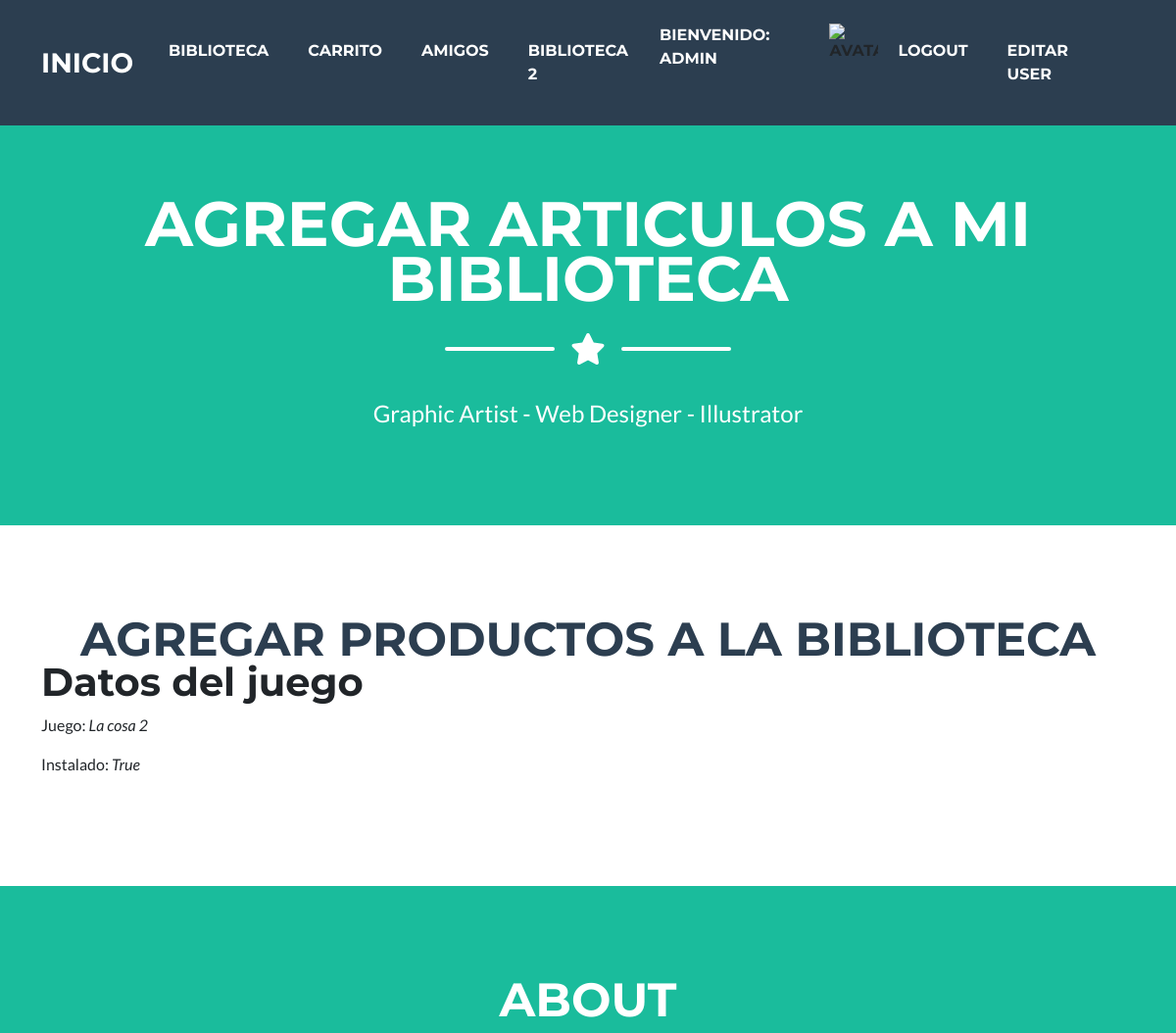
Page /tienda/biblioteca_detalle/2 (signed in, upper part) on the earlier database version.
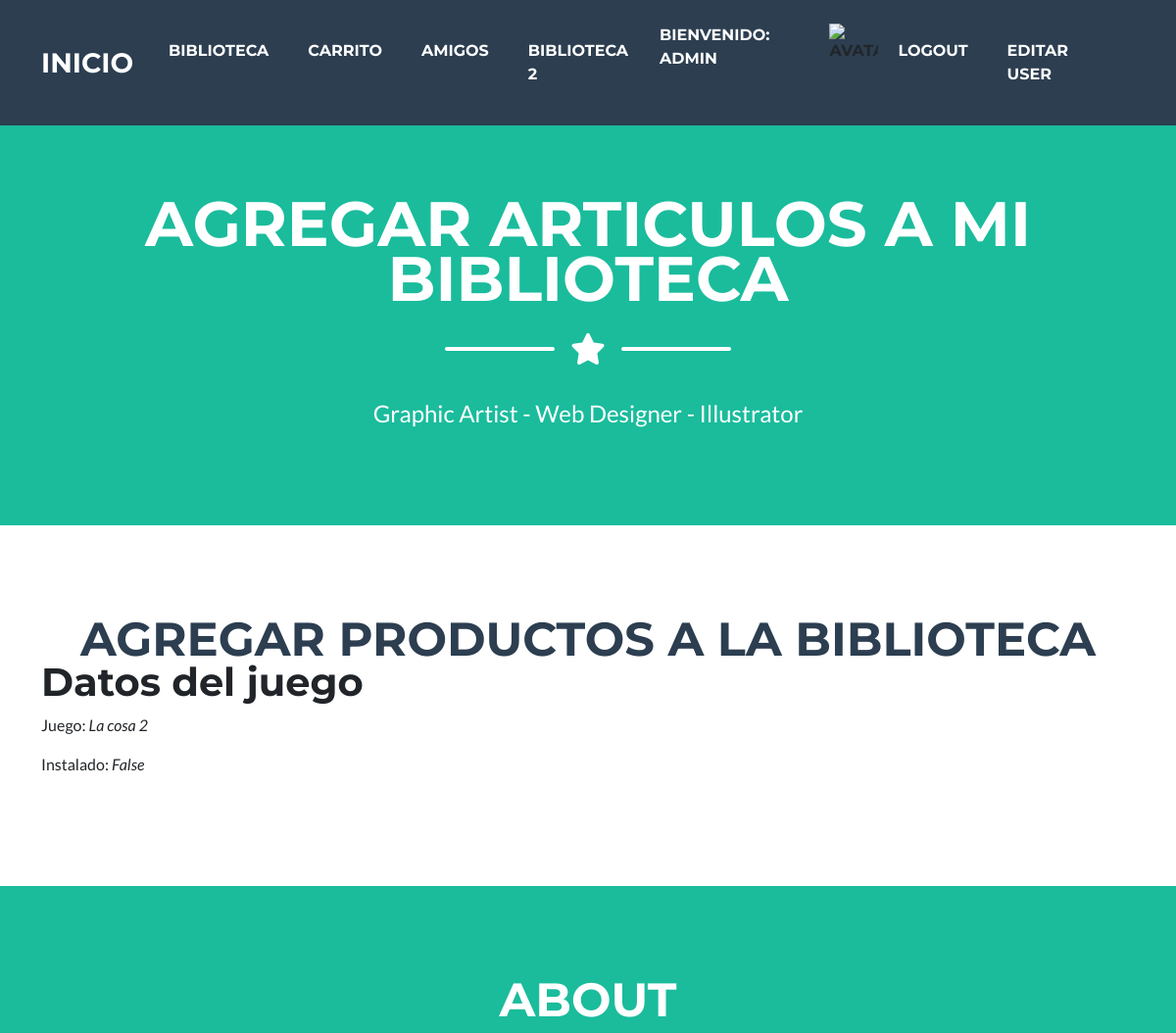
Same page on the later database version.
### tienda/models.py (models this page shows, shortened)
class  Biblioteca (models.Model):
    juego = models.CharField(max_length=50)
    instalado = models.BooleanField(default=False)

### tienda/views.py (the view)
# urls.py: path("biblioteca_detalle/<pk>", Biblioteca_detalle.as_view(), name="biblioteca_detalle"),
class Biblioteca_detalle(LoginRequiredMixin, DetailView):
    model=Biblioteca
    template_name='biblioteca_detalle.html'

### tienda/templates/biblioteca_detalle.html (shortened to what this page needs)
{% extends "index.html" %}
{% load static %}
{% block titulo %} Agregar articulos a mi biblioteca {% endblock %}
{% block subtitulo %} agregar productos a la biblioteca {% endblock %}
{% block contenido %}
<h1>Datos del juego</h1>
<p>Juego: <i>{{ biblioteca.juego }}</i></p>
<p>Instalado: <i>{{ biblioteca.instalado }}</i></p>
{% endblock %}

Differences in the rows shown:
changed Biblioteca "La cosa 2": instalado "True" → "False"
